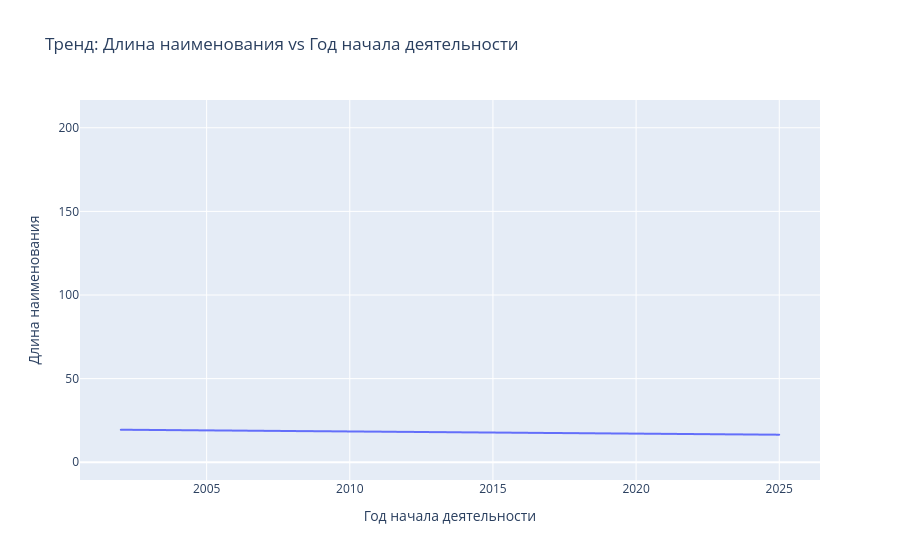

Source (notebook cell):
### Markdown cell above
## 3. Изменение длины наименования 

Гипотеза: сейчас организации именуются короче, чем раньше

### Code cell
org_df = pd.DataFrame([{
    'shortName': org['shortName'],
    'nameLength': len(org['shortName']),
    'startYear': pd.to_datetime(org['statusDate']).year
} for org in content])

# Построим график рассеяния с трендовой линией
fig2 = px.scatter(org_df, x='startYear', y='nameLength', trendline='ols',
                  title='Тренд: Длина наименования vs Год начала деятельности')
fig2.update_traces(marker=dict(opacity=0))
fig2.update_layout(xaxis_title='Год начала деятельности', yaxis_title='Длина наименования')

# Показываем график
fig2.show()

### Figure 1 — Plotly figure (JSON) as saved in the notebook; plotly's stock layout.template omitted (floating-point values rounded to 4 significant figures; data arrays with more than 128 entries replaced by an {"elided": "..."} marker saying what was removed)
{"data": [{"hovertemplate": "startYear=%{x}<br>nameLength=%{y}<extra></extra>", "legendgroup": "", "marker": {"color": "#636efa", "opacity": 0, "symbol": "circle"}, "mode": "markers", "name": "", "showlegend": false, "type": "scattergl", "x": {"elided": "9832 int values"}, "xaxis": "x", "y": {"elided": "9832 int values"}, "yaxis": "y"}, {"hovertemplate": "<b>OLS trendline</b><br>nameLength = -0.129744 * startYear + 279.207<br>R<sup>2</sup>=0.007286<br><br>startYear=%{x}<br>nameLength=%{y} <b>(trend)</b><extra></extra>", "legendgroup": "", "marker": {"color": "#636efa", "opacity": 0, "symbol": "circle"}, "mode": "lines", "name": "", "showlegend": false, "type": "scattergl", "x": {"elided": "9832 int values"}, "xaxis": "x", "y": {"elided": "9832 float values"}, "yaxis": "y"}], "layout": {"legend": {"tracegroupgap": 0}, "title": {"text": "Тренд: Длина наименования vs Год начала деятельности"}, "xaxis": {"anchor": "y", "domain": [0, 1], "title": {"text": "Год начала деятельности"}}, "yaxis": {"anchor": "x", "domain": [0, 1], "title": {"text": "Длина наименования"}}}}
